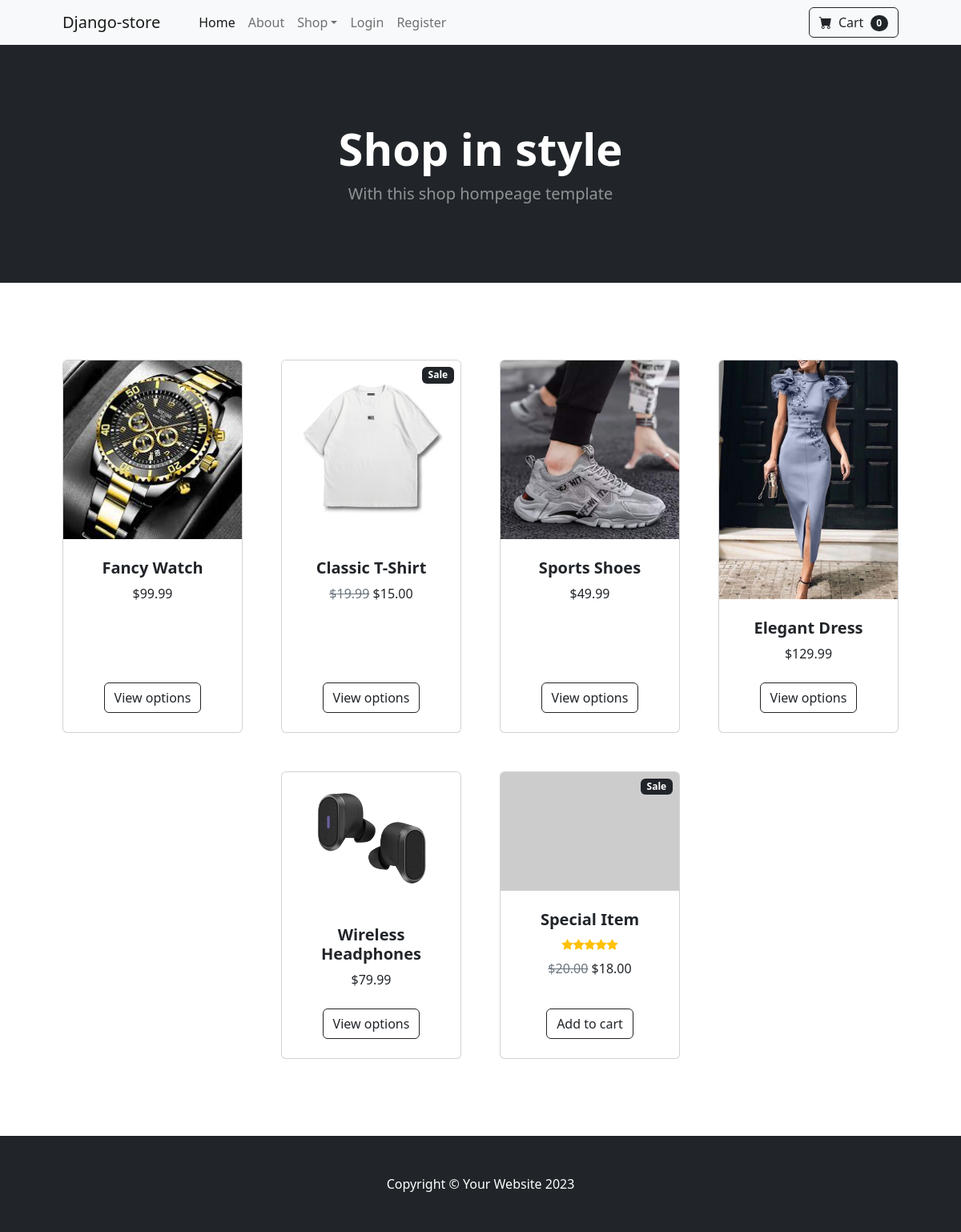
The page / on the database its author committed.
### store/models.py (models this page shows, shortened)
class Product(models.Model):
    name = models.CharField(max_length=100)
    category = models.ForeignKey(Category, on_delete=models.CASCADE)
    price = models.DecimalField(default=0, decimal_places=2, max_digits=6)
    description = models.CharField(max_length=300, default='', blank=True)
    image = models.ImageField(upload_to='uploads/product/')
    is_sale = models.BooleanField(default=False)
    sale_price = models.DecimalField(default=0, decimal_places=2, max_digits=6)

### store/views.py (the view)
# urls.py: path('', views.index, name='index'),
def index(request):
    products = Product.objects.all()
    return render(request, 'store/index.html', {
        "products" : products
    })

### store/templates/store/index.html
{% extends 'store/layout.html' %}
{% block body %}
<header class="bg-dark py-5">
    <div class="container px-4 px-lg-5 my-5">
        <div class="text-center text-white">
            <h1 class="display-4 fw-bolder">Shop in style</h1>
            <p class="lead fw-normal text-white-50 mb-0">With this shop hompeage template</p>
        </div>
    </div>
</header>
<section class="py-5">
    <div class="container px-4 px-lg-5 mt-5">
        <div class="row gx-4 gx-lg-5 row-cols-2 row-cols-md-3 row-cols-xl-4 justify-content-center">
            {% for product in products %}
                <div class="col mb-5">
                    <div class="card h-100">
                        {% if product.is_sale %}
                            <div class="badge bg-dark text-white position-absolute" style="top: 0.5rem; right: 0.5rem">Sale</div>
                        {% endif %}
                        <img class="card-img-top" src="{{ product.image.url }}" alt="..." />
                        <div class="card-body p-4">
                            <div class="text-center">
                                <h5 class="fw-bolder">{{ product.name }}</h5>
                                {% if product.is_sale %}
                                    <span class="text-muted text-decoration-line-through">${{ product.price }}</span>
                                    ${{ product.sale_price }}
                                {% else %}
                                    ${{ product.price }}
                                {% endif %}
                            </div>
                        </div>
                        <div class="card-footer p-4 pt-0 border-top-0 bg-transparent">
                            <div class="text-center"><a class="btn btn-outline-dark mt-auto" href="#">View options</a></div>
                        </div>
                    </div>
                </div>
            {% endfor %}
            <div class="col mb-5">
                <div class="card h-100">
                    <div class="badge bg-dark text-white position-absolute" style="top: 0.5rem; right: 0.5rem">Sale</div>
                    <img class="card-img-top" src="https://dummyimage.com/450x300/dee2e6/6c757d.jpg" alt="..." />
                    <div class="card-body p-4">
                        <div class="text-center">
                            <h5 class="fw-bolder">Special Item</h5>
                            <div class="d-flex justify-content-center small text-warning mb-2">
                                <div class="bi-star-fill"></div>
                                <div class="bi-star-fill"></div>
                                <div class="bi-star-fill"></div>
                                <div class="bi-star-fill"></div>
                                <div class="bi-star-fill"></div>
                            </div>
                            <span class="text-muted text-decoration-line-through">$20.00</span>
                            $18.00
                        </div>
                    </div>
                    <div class="card-footer p-4 pt-0 border-top-0 bg-transparent">
                        <div class="text-center"><a class="btn btn-outline-dark mt-auto" href="#">Add to cart</a></div>
                    </div>
                </div>
            </div>
        </div>
    </div>
</section>
{% endblock %}

### rows shown on the page
Product: image (picture), name "Fancy Watch", price "99.99"
Product: is_sale "Sale", image (picture), name "Classic T-Shirt", price "19.99", sale_price "15.00"
Product: image (picture), name "Sports Shoes", price "49.99"
Product: image (picture), name "Elegant Dress", price "129.99"
Product: image (picture), name "Wireless Headphones", price "79.99"
